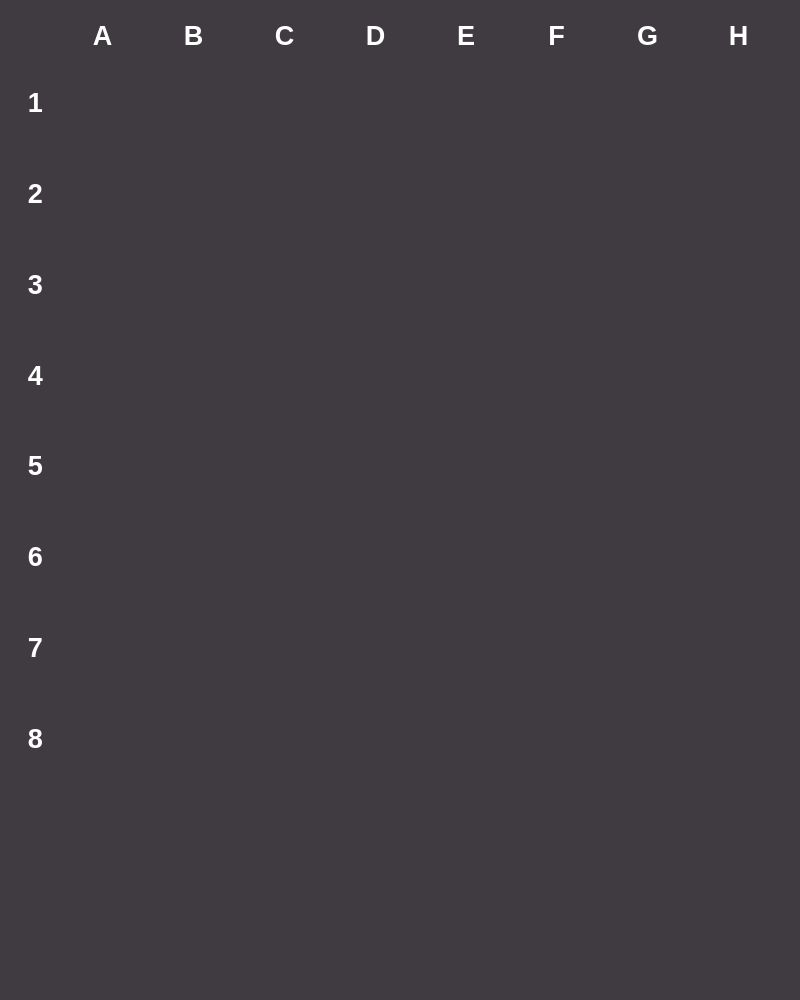
<?xml version="1.0" encoding="UTF-8"?>
<ui version="4.0">
 <class>MainWindow</class>
 <widget class="QMainWindow" name="MainWindow">
  <property name="geometry">
   <rect>
    <x>0</x>
    <y>0</y>
    <width>800</width>
    <height>1000</height>
   </rect>
  </property>
  <property name="minimumSize">
   <size>
    <width>800</width>
    <height>1000</height>
   </size>
  </property>
  <property name="maximumSize">
   <size>
    <width>800</width>
    <height>1000</height>
   </size>
  </property>
  <property name="windowTitle">
   <string>MainWindow</string>
  </property>
  <property name="styleSheet">
   <string notr="true">background-color: rgb(64, 59, 65);</string>
  </property>
  <widget class="QWidget" name="centralwidget">
   <widget class="QWidget" name="horizontalLayoutWidget">
    <property name="geometry">
     <rect>
      <x>60</x>
      <y>10</y>
      <width>721</width>
      <height>51</height>
     </rect>
    </property>
    <layout class="QHBoxLayout" name="columns">
     <item>
      <widget class="QLabel" name="A">
       <property name="text">
        <string>&lt;html&gt;&lt;head/&gt;&lt;body&gt;&lt;p&gt;&lt;span style=&quot; font-size:20pt; font-weight:600; color:#ffffff;&quot;&gt;A&lt;/span&gt;&lt;/p&gt;&lt;/body&gt;&lt;/html&gt;</string>
       </property>
       <property name="alignment">
        <set>Qt::AlignCenter</set>
       </property>
      </widget>
     </item>
     <item>
      <widget class="QLabel" name="B">
       <property name="text">
        <string>&lt;html&gt;&lt;head/&gt;&lt;body&gt;&lt;p&gt;&lt;span style=&quot; font-size:20pt; font-weight:600; color:#ffffff;&quot;&gt;B&lt;/span&gt;&lt;/p&gt;&lt;/body&gt;&lt;/html&gt;</string>
       </property>
       <property name="alignment">
        <set>Qt::AlignCenter</set>
       </property>
      </widget>
     </item>
     <item>
      <widget class="QLabel" name="C">
       <property name="text">
        <string>&lt;html&gt;&lt;head/&gt;&lt;body&gt;&lt;p&gt;&lt;span style=&quot; font-size:20pt; font-weight:600; color:#ffffff;&quot;&gt;C&lt;/span&gt;&lt;/p&gt;&lt;/body&gt;&lt;/html&gt;</string>
       </property>
       <property name="alignment">
        <set>Qt::AlignCenter</set>
       </property>
      </widget>
     </item>
     <item>
      <widget class="QLabel" name="D">
       <property name="text">
        <string>&lt;html&gt;&lt;head/&gt;&lt;body&gt;&lt;p&gt;&lt;span style=&quot; font-size:20pt; font-weight:600; color:#ffffff;&quot;&gt;D&lt;/span&gt;&lt;/p&gt;&lt;/body&gt;&lt;/html&gt;</string>
       </property>
       <property name="alignment">
        <set>Qt::AlignCenter</set>
       </property>
      </widget>
     </item>
     <item>
      <widget class="QLabel" name="E">
       <property name="text">
        <string>&lt;html&gt;&lt;head/&gt;&lt;body&gt;&lt;p&gt;&lt;span style=&quot; font-size:20pt; font-weight:600; color:#ffffff;&quot;&gt;E&lt;/span&gt;&lt;/p&gt;&lt;/body&gt;&lt;/html&gt;</string>
       </property>
       <property name="alignment">
        <set>Qt::AlignCenter</set>
       </property>
      </widget>
     </item>
     <item>
      <widget class="QLabel" name="F">
       <property name="text">
        <string>&lt;html&gt;&lt;head/&gt;&lt;body&gt;&lt;p&gt;&lt;span style=&quot; font-size:20pt; font-weight:600; color:#ffffff;&quot;&gt;F&lt;/span&gt;&lt;/p&gt;&lt;/body&gt;&lt;/html&gt;</string>
       </property>
       <property name="alignment">
        <set>Qt::AlignCenter</set>
       </property>
      </widget>
     </item>
     <item>
      <widget class="QLabel" name="G">
       <property name="text">
        <string>&lt;html&gt;&lt;head/&gt;&lt;body&gt;&lt;p&gt;&lt;span style=&quot; font-size:20pt; font-weight:600; color:#ffffff;&quot;&gt;G&lt;/span&gt;&lt;/p&gt;&lt;/body&gt;&lt;/html&gt;</string>
       </property>
       <property name="alignment">
        <set>Qt::AlignCenter</set>
       </property>
      </widget>
     </item>
     <item>
      <widget class="QLabel" name="H">
       <property name="text">
        <string>&lt;html&gt;&lt;head/&gt;&lt;body&gt;&lt;p&gt;&lt;span style=&quot; font-size:20pt; font-weight:600; color:#ffffff;&quot;&gt;H&lt;/span&gt;&lt;/p&gt;&lt;/body&gt;&lt;/html&gt;</string>
       </property>
       <property name="alignment">
        <set>Qt::AlignCenter</set>
       </property>
      </widget>
     </item>
    </layout>
   </widget>
   <widget class="QWidget" name="verticalLayoutWidget">
    <property name="geometry">
     <rect>
      <x>10</x>
      <y>60</y>
      <width>51</width>
      <height>721</height>
     </rect>
    </property>
    <layout class="QVBoxLayout" name="rows">
     <item>
      <widget class="QLabel" name="v1">
       <property name="text">
        <string>&lt;html&gt;&lt;head/&gt;&lt;body&gt;&lt;p&gt;&lt;span style=&quot; font-size:20pt; font-weight:600; color:#ffffff;&quot;&gt;1&lt;/span&gt;&lt;/p&gt;&lt;/body&gt;&lt;/html&gt;</string>
       </property>
       <property name="alignment">
        <set>Qt::AlignCenter</set>
       </property>
      </widget>
     </item>
     <item>
      <widget class="QLabel" name="v2">
       <property name="text">
        <string>&lt;html&gt;&lt;head/&gt;&lt;body&gt;&lt;p&gt;&lt;span style=&quot; font-size:20pt; font-weight:600; color:#ffffff;&quot;&gt;2&lt;/span&gt;&lt;/p&gt;&lt;/body&gt;&lt;/html&gt;</string>
       </property>
       <property name="alignment">
        <set>Qt::AlignCenter</set>
       </property>
      </widget>
     </item>
     <item>
      <widget class="QLabel" name="v3">
       <property name="text">
        <string>&lt;html&gt;&lt;head/&gt;&lt;body&gt;&lt;p&gt;&lt;span style=&quot; font-size:20pt; font-weight:600; color:#ffffff;&quot;&gt;3&lt;/span&gt;&lt;/p&gt;&lt;/body&gt;&lt;/html&gt;</string>
       </property>
       <property name="alignment">
        <set>Qt::AlignCenter</set>
       </property>
      </widget>
     </item>
     <item>
      <widget class="QLabel" name="v4">
       <property name="text">
        <string>&lt;html&gt;&lt;head/&gt;&lt;body&gt;&lt;p&gt;&lt;span style=&quot; font-size:20pt; font-weight:600; color:#ffffff;&quot;&gt;4&lt;/span&gt;&lt;/p&gt;&lt;/body&gt;&lt;/html&gt;</string>
       </property>
       <property name="alignment">
        <set>Qt::AlignCenter</set>
       </property>
      </widget>
     </item>
     <item>
      <widget class="QLabel" name="v5">
       <property name="text">
        <string>&lt;html&gt;&lt;head/&gt;&lt;body&gt;&lt;p&gt;&lt;span style=&quot; font-size:20pt; font-weight:600; color:#ffffff;&quot;&gt;5&lt;/span&gt;&lt;/p&gt;&lt;/body&gt;&lt;/html&gt;</string>
       </property>
       <property name="alignment">
        <set>Qt::AlignCenter</set>
       </property>
      </widget>
     </item>
     <item>
      <widget class="QLabel" name="v6">
       <property name="text">
        <string>&lt;html&gt;&lt;head/&gt;&lt;body&gt;&lt;p&gt;&lt;span style=&quot; font-size:20pt; font-weight:600; color:#ffffff;&quot;&gt;6&lt;/span&gt;&lt;/p&gt;&lt;/body&gt;&lt;/html&gt;</string>
       </property>
       <property name="alignment">
        <set>Qt::AlignCenter</set>
       </property>
      </widget>
     </item>
     <item>
      <widget class="QLabel" name="v7">
       <property name="text">
        <string>&lt;html&gt;&lt;head/&gt;&lt;body&gt;&lt;p&gt;&lt;span style=&quot; font-size:20pt; font-weight:600; color:#ffffff;&quot;&gt;7&lt;/span&gt;&lt;/p&gt;&lt;/body&gt;&lt;/html&gt;</string>
       </property>
       <property name="alignment">
        <set>Qt::AlignCenter</set>
       </property>
      </widget>
     </item>
     <item>
      <widget class="QLabel" name="v8">
       <property name="text">
        <string>&lt;html&gt;&lt;head/&gt;&lt;body&gt;&lt;p&gt;&lt;span style=&quot; font-size:20pt; font-weight:600; color:#ffffff;&quot;&gt;8&lt;/span&gt;&lt;/p&gt;&lt;/body&gt;&lt;/html&gt;</string>
       </property>
       <property name="alignment">
        <set>Qt::AlignCenter</set>
       </property>
      </widget>
     </item>
    </layout>
   </widget>
   <widget class="QPushButton" name="moving">
    <property name="geometry">
     <rect>
      <x>-100</x>
      <y>-100</y>
      <width>90</width>
      <height>90</height>
     </rect>
    </property>
    <property name="styleSheet">
     <string notr="true">background: transparent;</string>
    </property>
    <property name="text">
     <string/>
    </property>
    <property name="iconSize">
     <size>
      <width>60</width>
      <height>60</height>
     </size>
    </property>
   </widget>
   <widget class="QLabel" name="text">
    <property name="geometry">
     <rect>
      <x>20</x>
      <y>800</y>
      <width>761</width>
      <height>131</height>
     </rect>
    </property>
    <property name="text">
     <string>&lt;html&gt;&lt;head/&gt;&lt;body&gt;&lt;p align=&quot;center&quot;&gt;&lt;span style=&quot; font-size:28pt; font-weight:600; color:#ffffff;&quot;/&gt;&lt;/p&gt;&lt;/body&gt;&lt;/html&gt;</string>
    </property>
   </widget>
   <widget class="QPushButton" name="yes">
    <property name="geometry">
     <rect>
      <x>280</x>
      <y>-100</y>
      <width>100</width>
      <height>60</height>
     </rect>
    </property>
    <property name="font">
     <font>
      <family>Poor Richard</family>
      <pointsize>20</pointsize>
      <bold>false</bold>
     </font>
    </property>
    <property name="cursor">
     <cursorShape>OpenHandCursor</cursorShape>
    </property>
    <property name="styleSheet">
     <string notr="true">border-radius : 100; 
border : 2px solid green;
padding-bottom: 5px</string>
    </property>
    <property name="text">
     <string>Yes</string>
    </property>
    <property name="flat">
     <bool>false</bool>
    </property>
   </widget>
   <widget class="QPushButton" name="no">
    <property name="geometry">
     <rect>
      <x>420</x>
      <y>-100</y>
      <width>100</width>
      <height>60</height>
     </rect>
    </property>
    <property name="font">
     <font>
      <family>Poor Richard</family>
      <pointsize>20</pointsize>
      <bold>false</bold>
     </font>
    </property>
    <property name="cursor">
     <cursorShape>OpenHandCursor</cursorShape>
    </property>
    <property name="styleSheet">
     <string notr="true">border-radius : 100; 
border : 2px solid red;
padding-bottom: 5px</string>
    </property>
    <property name="text">
     <string>No</string>
    </property>
    <property name="flat">
     <bool>false</bool>
    </property>
   </widget>
  </widget>
 </widget>
 <resources>
  <include location="../resources/resource.qrc"/>
 </resources>
 <connections/>
</ui>
